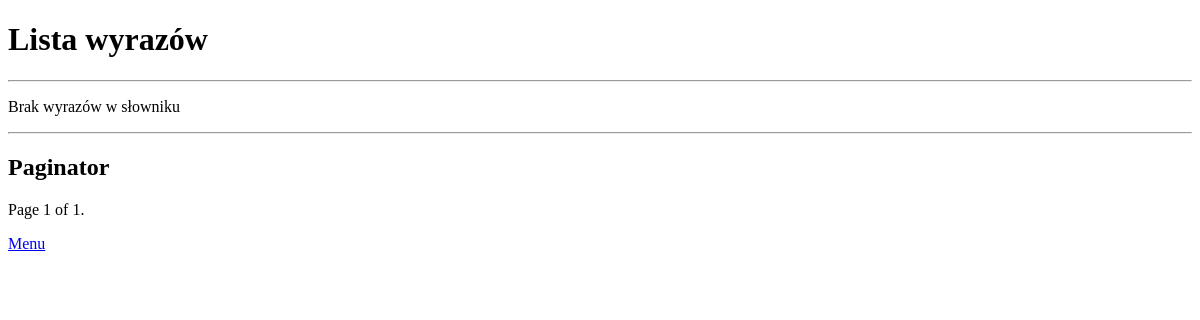
/word_list/, run on an earlier commit of the app's database.
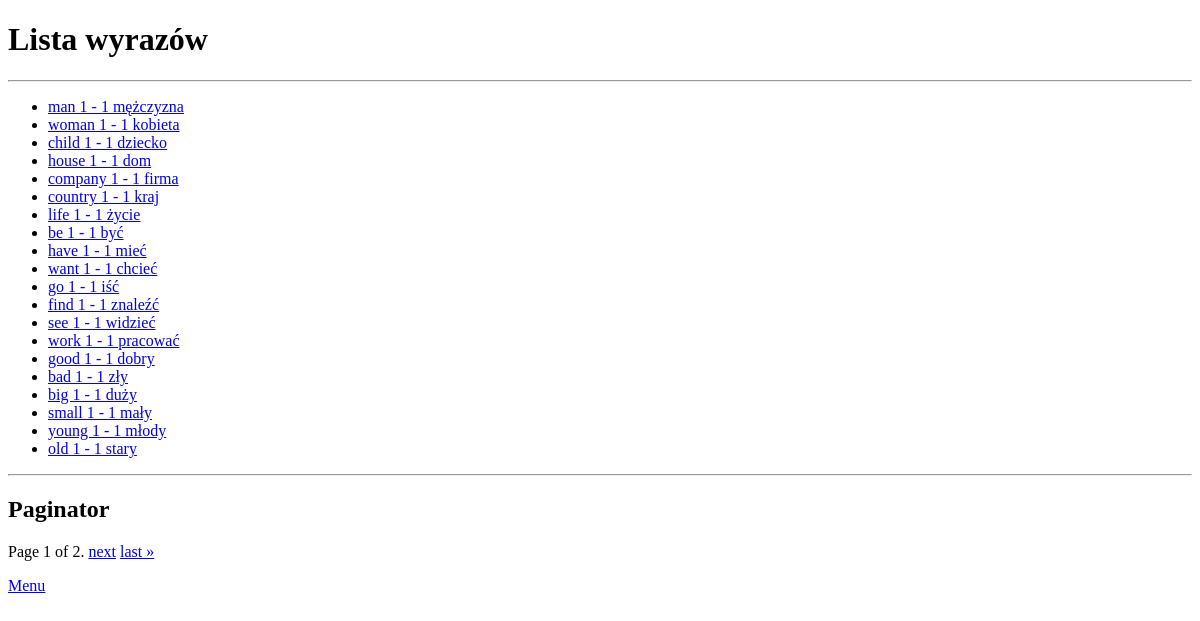
And on a later commit of the database.
### learning_app/models.py (models this page shows)
class Word(models.Model):
    english_word = models.CharField(max_length=100)
    polish_word = models.CharField(max_length=100)
    level_of_knowledge_english = models.IntegerField(default=1)
    level_of_knowledge_polish = models.IntegerField(default=1)
    def __str__(self):
        return f"{self.english_word} {self.level_of_knowledge_english} -" \
               f" {self.level_of_knowledge_polish} {self.polish_word}"

### learning_app/views.py (the view)
# urls.py: path('word_list/', views.word_list, name="word_list"),
def word_list(request):
    words_all = Word.objects.all()
    paginator = Paginator(words_all, 20)
    page_number = request.GET.get('page')
    page_obj = paginator.get_page(page_number)
    return render(
        request,
        "learning_app/word_list.html",
        {"page_obj": page_obj}
    )

### learning_app/templates/learning_app/word_list.html (shortened to what this page needs)
{% extends "learning_app/base.html" %}
{% block content %}
<h1>Lista wyrazów</h1>
<hr>
{% if page_obj %}
<ul>
  {% for word in page_obj %}
  <li><a href="{% url 'learning_app:detail' word.id %}">{{ word }}</a></li>
  {% endfor %}
</ul>
{% else %}
<p>Brak wyrazów w słowniku</p>
{% endif %}
<hr>
<h2>Paginator</h2>
<div class="pagination">
    <span class="step-links">
        <span class="current">
            Page {{ page_obj.number }} of {{ page_obj.paginator.num_pages }}.
        </span>
        {% if page_obj.has_next %}
            <a href="?page={{ page_obj.next_page_number }}">next</a>
            <a href="?page={{ page_obj.paginator.num_pages }}">last &raquo;</a>
        {% endif %}
    </span>
</div>
<p><a href="{% url 'learning_app:menu' %}">Menu</a></p>
{% endblock %}

### learning_app/templates/learning_app/base.html (shortened to what this page needs)
<!DOCTYPE html>
<html lang="pl">
<head>
</head>
<body>
    {% block content %}
    {% endblock %}
</body>
</html>

What changed in the data, as far as the page shows it:
added Word: english_word+level_of_knowledge_english+level_of_knowledge_polish "man 1 - 1 mężczyzna"
added Word: english_word+level_of_knowledge_english+level_of_knowledge_polish "woman 1 - 1 kobieta"
added Word: english_word+level_of_knowledge_english+level_of_knowledge_polish "child 1 - 1 dziecko"
added Word: english_word+level_of_knowledge_english+level_of_knowledge_polish "house 1 - 1 dom"
added Word: english_word+level_of_knowledge_english+level_of_knowledge_polish "company 1 - 1 firma"
added Word: english_word+level_of_knowledge_english+level_of_knowledge_polish "country 1 - 1 kraj"
added Word: english_word+level_of_knowledge_english+level_of_knowledge_polish "life 1 - 1 życie"
added Word: english_word+level_of_knowledge_english+level_of_knowledge_polish "be 1 - 1 być"
added Word: english_word+level_of_knowledge_english+level_of_knowledge_polish "have 1 - 1 mieć"
added Word: english_word+level_of_knowledge_english+level_of_knowledge_polish "want 1 - 1 chcieć"
added Word: english_word+level_of_knowledge_english+level_of_knowledge_polish "go 1 - 1 iść"
added Word: english_word+level_of_knowledge_english+level_of_knowledge_polish "find 1 - 1 znaleźć"
added Word: english_word+level_of_knowledge_english+level_of_knowledge_polish "see 1 - 1 widzieć"
added Word: english_word+level_of_knowledge_english+level_of_knowledge_polish "work 1 - 1 pracować"
added Word: english_word+level_of_knowledge_english+level_of_knowledge_polish "good 1 - 1 dobry"
added Word: english_word+level_of_knowledge_english+level_of_knowledge_polish "bad 1 - 1 zły"
added Word: english_word+level_of_knowledge_english+level_of_knowledge_polish "big 1 - 1 duży"
added Word: english_word+level_of_knowledge_english+level_of_knowledge_polish "small 1 - 1 mały"
added Word: english_word+level_of_knowledge_english+level_of_knowledge_polish "young 1 - 1 młody"
added Word: english_word+level_of_knowledge_english+level_of_knowledge_polish "old 1 - 1 stary"
Also different on the page:
{{ page_obj.paginator.num_pages }}: "1" → "2"
text no longer shown: "Brak wyrazów w słowniku"
text now shown: "next last »"
